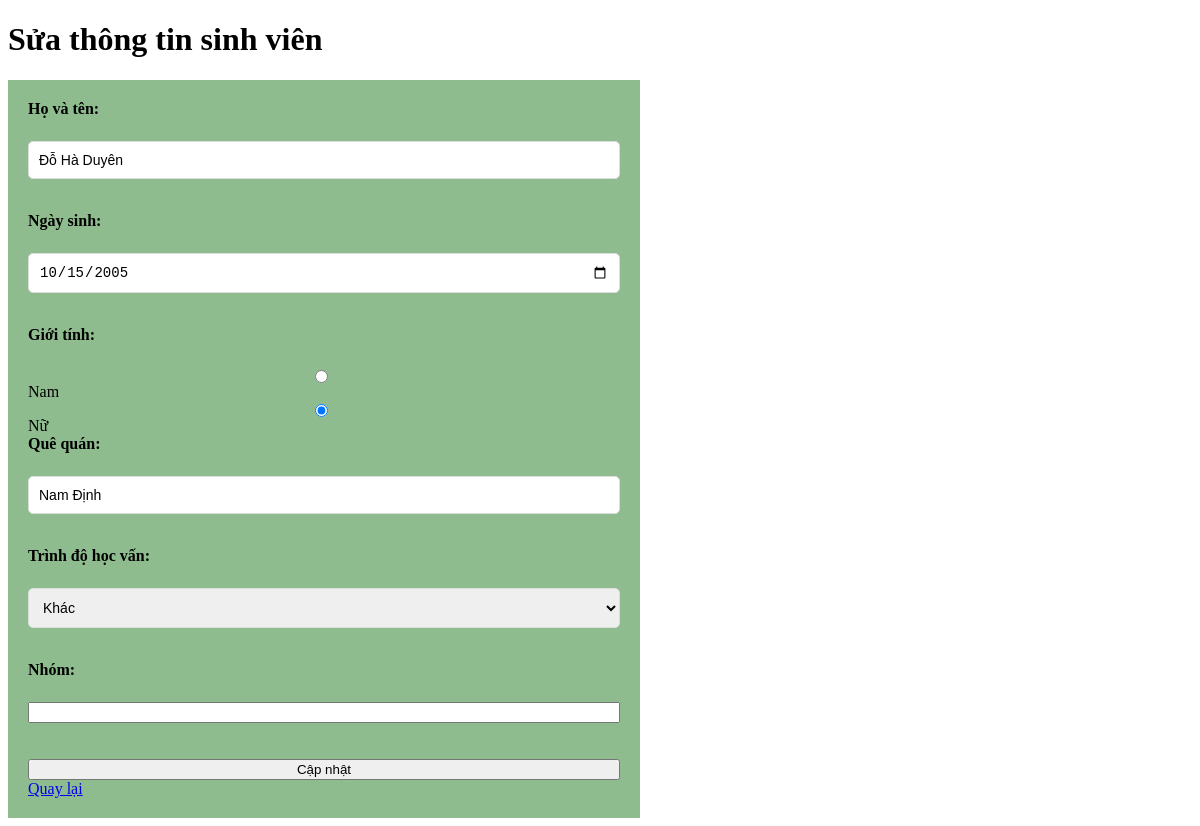
Page /suasv.php?id=3 on the committed database.
### tables this page shows
CREATE TABLE `table_Students` (
  `id` int(50) NOT NULL,
  `fullname` varchar(250) NOT NULL,
  `dob` date NOT NULL,
  `gender` int(10) NOT NULL,
  `hometown` varchar(250) NOT NULL,
  `level` int(11) NOT NULL,
  `group` int(11) NOT NULL
);

### suasv.php (the view, shortened to what this page needs)
<?php
$conn = new mysqli('localhost', 'root', '', 'QLSV_NguyenThiYenNhi');
if (isset($_GET['id'])) {
    $id = $_GET['id'];
    $sql = "SELECT * FROM table_Students WHERE id = $id";
    $result = $conn->query($sql);
    if ($result->num_rows > 0) {
        $row = $result->fetch_assoc();
    } else {
        echo "Không tìm thấy sinh viên!";
        exit;
    }
} else {
    echo "ID sinh viên không hợp lệ!";
    exit;
}
?>
<!DOCTYPE html>
<html lang="en">
<head>
</head>
<body>
    <h1>Sửa thông tin sinh viên</h1>
    <form method="POST">
        <label>Họ và tên:</label><br>
        <input type="text" name="fullname" value="<?php echo $row['fullname']; ?>" required><br>
        <label>Ngày sinh:</label><br>
        <input type="date" name="dob" value="<?php echo $row['dob']; ?>" required><br>
        <label>Giới tính:</label><br>
        <input type="radio" name="gender" value="1" <?php echo $row['gender'] == 1 ? 'checked' : ''; ?>> Nam
        <input type="radio" name="gender" value="0" <?php echo $row['gender'] == 0 ? 'checked' : ''; ?>> Nữ<br>
        <label>Quê quán:</label><br>
        <input type="text" name="hometown" value="<?php echo $row['hometown']; ?>" required><br>
        <label>Trình độ học vấn:</label><br>
        <select name="level">
            <option value="3" <?php echo $row['level'] == 3 ? 'selected' : ''; ?>>Khác</option>
        </select><br>
        <label>Nhóm:</label><br>
        <input type="number" name="group_id" value="<?php echo $row['group_id']; ?>" required><br>
        <br>
        <input type="submit" value="Cập nhật">
        <a href="index.php">Quay lại</a>
        <link rel="stylesheet"href="suasv.css">
    </form>
</body>
</html>

### suasv.css (style rules this page uses)
form { display: flex; flex-direction: column; width: 50%; padding: 20px; border: 2px darkseagreen; background-color:darkseagreen; }
label { font-weight: bold; margin-bottom: 5px; }
input[type="text"], input[type="date"], select { width: 100%; padding: 10px; border: 1px solid #ddd; border-radius: 5px; box-sizing: border-box; font-size: 14px; margin-bottom: 15px; }
input[type="radio"] { margin-right: 10px; }

### rows in the picture
table_students: fullname "Đỗ Hà Duyên", dob "10/15/2005", gender "☑", hometown "Nam Định", level "Khác"
